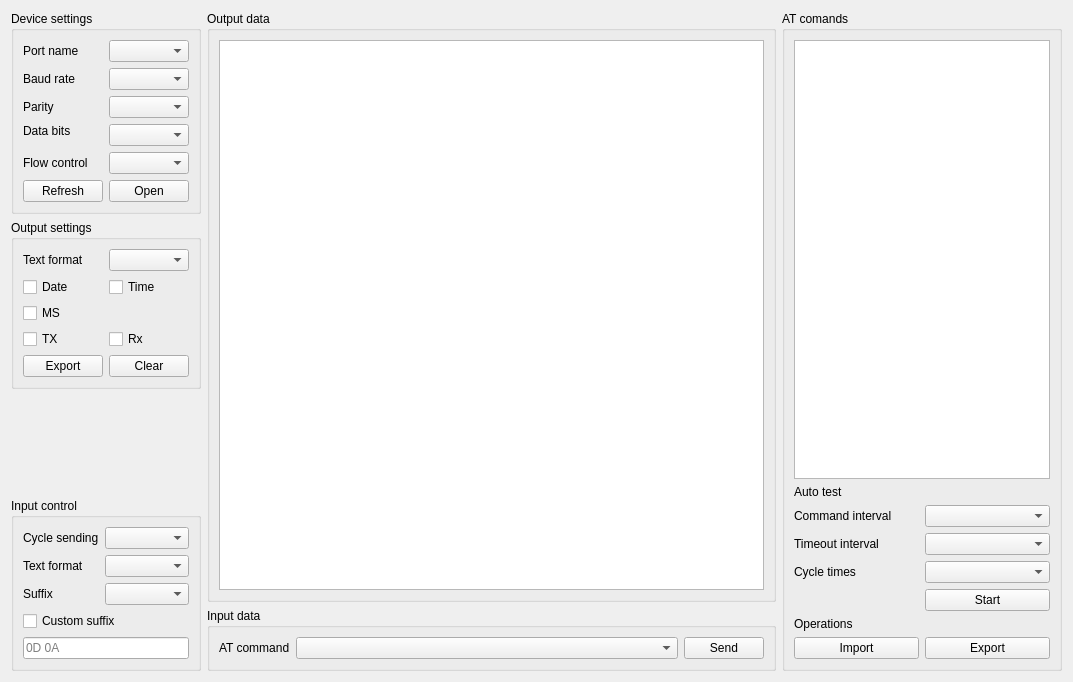
<?xml version="1.0" encoding="UTF-8"?>
<ui version="4.0">
 <class>SAKAtAssistant</class>
 <widget class="QWidget" name="SAKAtAssistant">
  <property name="geometry">
   <rect>
    <x>0</x>
    <y>0</y>
    <width>1073</width>
    <height>682</height>
   </rect>
  </property>
  <property name="windowTitle">
   <string notr="true">AT Assistant</string>
  </property>
  <layout class="QGridLayout" name="gridLayout_7">
   <item row="3" column="0">
    <spacer name="verticalSpacer">
     <property name="orientation">
      <enum>Qt::Vertical</enum>
     </property>
     <property name="sizeHint" stdset="0">
      <size>
       <width>20</width>
       <height>40</height>
      </size>
     </property>
    </spacer>
   </item>
   <item row="0" column="0">
    <widget class="QGroupBox" name="groupBox">
     <property name="sizePolicy">
      <sizepolicy hsizetype="Preferred" vsizetype="Fixed">
       <horstretch>0</horstretch>
       <verstretch>0</verstretch>
      </sizepolicy>
     </property>
     <property name="title">
      <string>Device settings</string>
     </property>
     <layout class="QGridLayout" name="gridLayout">
      <item row="0" column="1">
       <widget class="QComboBox" name="portNameComboBox">
        <property name="sizePolicy">
         <sizepolicy hsizetype="Ignored" vsizetype="Fixed">
          <horstretch>0</horstretch>
          <verstretch>0</verstretch>
         </sizepolicy>
        </property>
       </widget>
      </item>
      <item row="1" column="1">
       <widget class="QComboBox" name="baudRateComboBox">
        <property name="sizePolicy">
         <sizepolicy hsizetype="Ignored" vsizetype="Fixed">
          <horstretch>0</horstretch>
          <verstretch>0</verstretch>
         </sizepolicy>
        </property>
       </widget>
      </item>
      <item row="5" column="1">
       <widget class="QComboBox" name="flowControlComboBox">
        <property name="sizePolicy">
         <sizepolicy hsizetype="Ignored" vsizetype="Fixed">
          <horstretch>0</horstretch>
          <verstretch>0</verstretch>
         </sizepolicy>
        </property>
       </widget>
      </item>
      <item row="1" column="0">
       <widget class="QLabel" name="label_2">
        <property name="sizePolicy">
         <sizepolicy hsizetype="Ignored" vsizetype="Preferred">
          <horstretch>0</horstretch>
          <verstretch>0</verstretch>
         </sizepolicy>
        </property>
        <property name="text">
         <string>Baud rate</string>
        </property>
       </widget>
      </item>
      <item row="0" column="0">
       <widget class="QLabel" name="label">
        <property name="sizePolicy">
         <sizepolicy hsizetype="Ignored" vsizetype="Preferred">
          <horstretch>0</horstretch>
          <verstretch>0</verstretch>
         </sizepolicy>
        </property>
        <property name="text">
         <string>Port name</string>
        </property>
       </widget>
      </item>
      <item row="2" column="0">
       <widget class="QLabel" name="label_3">
        <property name="sizePolicy">
         <sizepolicy hsizetype="Ignored" vsizetype="Preferred">
          <horstretch>0</horstretch>
          <verstretch>0</verstretch>
         </sizepolicy>
        </property>
        <property name="text">
         <string>Parity</string>
        </property>
       </widget>
      </item>
      <item row="3" column="0">
       <widget class="QLabel" name="label_4">
        <property name="sizePolicy">
         <sizepolicy hsizetype="Ignored" vsizetype="Preferred">
          <horstretch>0</horstretch>
          <verstretch>0</verstretch>
         </sizepolicy>
        </property>
        <property name="text">
         <string>Data bits</string>
        </property>
       </widget>
      </item>
      <item row="5" column="0">
       <widget class="QLabel" name="label_6">
        <property name="sizePolicy">
         <sizepolicy hsizetype="Fixed" vsizetype="Preferred">
          <horstretch>0</horstretch>
          <verstretch>0</verstretch>
         </sizepolicy>
        </property>
        <property name="text">
         <string>Flow control</string>
        </property>
       </widget>
      </item>
      <item row="3" column="1" rowspan="2">
       <widget class="QComboBox" name="dataBitsComboBox">
        <property name="sizePolicy">
         <sizepolicy hsizetype="Ignored" vsizetype="Fixed">
          <horstretch>0</horstretch>
          <verstretch>0</verstretch>
         </sizepolicy>
        </property>
       </widget>
      </item>
      <item row="2" column="1">
       <widget class="QComboBox" name="parityComboBox">
        <property name="sizePolicy">
         <sizepolicy hsizetype="Ignored" vsizetype="Fixed">
          <horstretch>0</horstretch>
          <verstretch>0</verstretch>
         </sizepolicy>
        </property>
       </widget>
      </item>
      <item row="6" column="0">
       <widget class="QPushButton" name="refreshPushButton">
        <property name="text">
         <string>Refresh</string>
        </property>
       </widget>
      </item>
      <item row="6" column="1">
       <widget class="QPushButton" name="openPushButton">
        <property name="text">
         <string>Open</string>
        </property>
       </widget>
      </item>
     </layout>
    </widget>
   </item>
   <item row="5" column="1">
    <widget class="QGroupBox" name="groupBox_6">
     <property name="sizePolicy">
      <sizepolicy hsizetype="Preferred" vsizetype="Fixed">
       <horstretch>0</horstretch>
       <verstretch>0</verstretch>
      </sizepolicy>
     </property>
     <property name="title">
      <string>Input data</string>
     </property>
     <layout class="QGridLayout" name="gridLayout_5">
      <item row="0" column="0">
       <widget class="QLabel" name="label_10">
        <property name="text">
         <string>AT command</string>
        </property>
       </widget>
      </item>
      <item row="0" column="2">
       <widget class="QPushButton" name="sendPushButton">
        <property name="text">
         <string>Send</string>
        </property>
       </widget>
      </item>
      <item row="0" column="1">
       <widget class="QComboBox" name="atCommandComboBox">
        <property name="sizePolicy">
         <sizepolicy hsizetype="Expanding" vsizetype="Expanding">
          <horstretch>0</horstretch>
          <verstretch>0</verstretch>
         </sizepolicy>
        </property>
       </widget>
      </item>
     </layout>
    </widget>
   </item>
   <item row="1" column="0" rowspan="2">
    <widget class="QGroupBox" name="groupBox_5">
     <property name="sizePolicy">
      <sizepolicy hsizetype="Preferred" vsizetype="Fixed">
       <horstretch>0</horstretch>
       <verstretch>0</verstretch>
      </sizepolicy>
     </property>
     <property name="title">
      <string>Output settings</string>
     </property>
     <layout class="QGridLayout" name="gridLayout_4">
      <item row="1" column="0">
       <widget class="QCheckBox" name="dateCheckBox">
        <property name="text">
         <string>Date</string>
        </property>
       </widget>
      </item>
      <item row="2" column="0">
       <widget class="QCheckBox" name="msCheckBox">
        <property name="text">
         <string>MS</string>
        </property>
       </widget>
      </item>
      <item row="0" column="1">
       <widget class="QComboBox" name="outputTextFormatComboBox">
        <property name="sizePolicy">
         <sizepolicy hsizetype="Ignored" vsizetype="Fixed">
          <horstretch>0</horstretch>
          <verstretch>0</verstretch>
         </sizepolicy>
        </property>
       </widget>
      </item>
      <item row="4" column="0">
       <widget class="QPushButton" name="outputExportPushButton">
        <property name="text">
         <string>Export</string>
        </property>
       </widget>
      </item>
      <item row="1" column="1">
       <widget class="QCheckBox" name="timeCheckBox">
        <property name="text">
         <string>Time</string>
        </property>
       </widget>
      </item>
      <item row="4" column="1">
       <widget class="QPushButton" name="outputClearPushButton">
        <property name="text">
         <string>Clear</string>
        </property>
       </widget>
      </item>
      <item row="0" column="0">
       <widget class="QLabel" name="label_9">
        <property name="sizePolicy">
         <sizepolicy hsizetype="Fixed" vsizetype="Preferred">
          <horstretch>0</horstretch>
          <verstretch>0</verstretch>
         </sizepolicy>
        </property>
        <property name="text">
         <string>Text format</string>
        </property>
       </widget>
      </item>
      <item row="3" column="0">
       <widget class="QCheckBox" name="txCheckBox">
        <property name="text">
         <string>TX</string>
        </property>
       </widget>
      </item>
      <item row="3" column="1">
       <widget class="QCheckBox" name="rxCheckBox">
        <property name="text">
         <string>Rx</string>
        </property>
       </widget>
      </item>
     </layout>
    </widget>
   </item>
   <item row="4" column="0" rowspan="2">
    <widget class="QGroupBox" name="groupBox_3">
     <property name="sizePolicy">
      <sizepolicy hsizetype="Preferred" vsizetype="Preferred">
       <horstretch>0</horstretch>
       <verstretch>0</verstretch>
      </sizepolicy>
     </property>
     <property name="title">
      <string>Input control</string>
     </property>
     <layout class="QGridLayout" name="gridLayout_3">
      <item row="1" column="1">
       <widget class="QComboBox" name="inputTextFormatComboBox">
        <property name="sizePolicy">
         <sizepolicy hsizetype="Ignored" vsizetype="Fixed">
          <horstretch>0</horstretch>
          <verstretch>0</verstretch>
         </sizepolicy>
        </property>
       </widget>
      </item>
      <item row="0" column="0">
       <widget class="QLabel" name="label_7">
        <property name="sizePolicy">
         <sizepolicy hsizetype="Fixed" vsizetype="Preferred">
          <horstretch>0</horstretch>
          <verstretch>0</verstretch>
         </sizepolicy>
        </property>
        <property name="text">
         <string>Cycle sending</string>
        </property>
       </widget>
      </item>
      <item row="0" column="1">
       <widget class="QComboBox" name="cucleSendingComboBox">
        <property name="sizePolicy">
         <sizepolicy hsizetype="Ignored" vsizetype="Fixed">
          <horstretch>0</horstretch>
          <verstretch>0</verstretch>
         </sizepolicy>
        </property>
       </widget>
      </item>
      <item row="1" column="0">
       <widget class="QLabel" name="label_8">
        <property name="sizePolicy">
         <sizepolicy hsizetype="Fixed" vsizetype="Preferred">
          <horstretch>0</horstretch>
          <verstretch>0</verstretch>
         </sizepolicy>
        </property>
        <property name="text">
         <string>Text format</string>
        </property>
       </widget>
      </item>
      <item row="2" column="0">
       <widget class="QLabel" name="label_11">
        <property name="sizePolicy">
         <sizepolicy hsizetype="Fixed" vsizetype="Preferred">
          <horstretch>0</horstretch>
          <verstretch>0</verstretch>
         </sizepolicy>
        </property>
        <property name="text">
         <string>Suffix</string>
        </property>
       </widget>
      </item>
      <item row="2" column="1">
       <widget class="QComboBox" name="inputSuffixComboBox">
        <property name="sizePolicy">
         <sizepolicy hsizetype="Ignored" vsizetype="Fixed">
          <horstretch>0</horstretch>
          <verstretch>0</verstretch>
         </sizepolicy>
        </property>
       </widget>
      </item>
      <item row="3" column="0" colspan="2">
       <widget class="QCheckBox" name="customSuffixCheckBox">
        <property name="text">
         <string>Custom suffix</string>
        </property>
       </widget>
      </item>
      <item row="4" column="0" colspan="2">
       <widget class="QLineEdit" name="customSuffixLineEdit">
        <property name="sizePolicy">
         <sizepolicy hsizetype="Ignored" vsizetype="Expanding">
          <horstretch>0</horstretch>
          <verstretch>0</verstretch>
         </sizepolicy>
        </property>
        <property name="placeholderText">
         <string>0D 0A</string>
        </property>
       </widget>
      </item>
     </layout>
    </widget>
   </item>
   <item row="0" column="1" rowspan="5">
    <widget class="QGroupBox" name="groupBox_4">
     <property name="sizePolicy">
      <sizepolicy hsizetype="Preferred" vsizetype="Expanding">
       <horstretch>0</horstretch>
       <verstretch>0</verstretch>
      </sizepolicy>
     </property>
     <property name="title">
      <string>Output data</string>
     </property>
     <layout class="QGridLayout" name="gridLayout_6">
      <item row="0" column="0">
       <widget class="QTextBrowser" name="textBrowser"/>
      </item>
     </layout>
    </widget>
   </item>
   <item row="0" column="2" rowspan="6">
    <widget class="QGroupBox" name="groupBox_2">
     <property name="sizePolicy">
      <sizepolicy hsizetype="Preferred" vsizetype="Expanding">
       <horstretch>0</horstretch>
       <verstretch>0</verstretch>
      </sizepolicy>
     </property>
     <property name="title">
      <string>AT comands</string>
     </property>
     <layout class="QGridLayout" name="gridLayout_2">
      <item row="6" column="0" colspan="2">
       <widget class="QLabel" name="label_15">
        <property name="text">
         <string>Operations</string>
        </property>
       </widget>
      </item>
      <item row="2" column="0">
       <widget class="QLabel" name="label_13">
        <property name="text">
         <string>Command interval</string>
        </property>
       </widget>
      </item>
      <item row="3" column="0">
       <widget class="QLabel" name="label_14">
        <property name="text">
         <string>Timeout interval</string>
        </property>
       </widget>
      </item>
      <item row="3" column="1">
       <widget class="QComboBox" name="timeoutIntervalComboBox"/>
      </item>
      <item row="0" column="0" colspan="2">
       <widget class="QTableView" name="tableView"/>
      </item>
      <item row="2" column="1">
       <widget class="QComboBox" name="commandIntervalComboBox"/>
      </item>
      <item row="5" column="1">
       <widget class="QPushButton" name="startAutoTestPushButton">
        <property name="text">
         <string>Start</string>
        </property>
       </widget>
      </item>
      <item row="7" column="0">
       <widget class="QPushButton" name="importAtCommandsPushButton">
        <property name="text">
         <string>Import</string>
        </property>
       </widget>
      </item>
      <item row="1" column="0">
       <widget class="QLabel" name="label_12">
        <property name="text">
         <string>Auto test</string>
        </property>
       </widget>
      </item>
      <item row="7" column="1">
       <widget class="QPushButton" name="exportAtCommandsPushButton">
        <property name="text">
         <string>Export</string>
        </property>
       </widget>
      </item>
      <item row="4" column="0">
       <widget class="QLabel" name="label_16">
        <property name="text">
         <string>Cycle times</string>
        </property>
       </widget>
      </item>
      <item row="4" column="1">
       <widget class="QComboBox" name="cycleTimesComboBox"/>
      </item>
     </layout>
    </widget>
   </item>
  </layout>
 </widget>
 <resources/>
 <connections/>
</ui>
